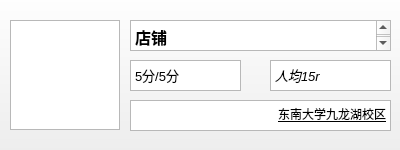
<?xml version="1.0" encoding="UTF-8"?>
<ui version="4.0">
 <class>store</class>
 <widget class="QWidget" name="store">
  <property name="enabled">
   <bool>true</bool>
  </property>
  <property name="geometry">
   <rect>
    <x>0</x>
    <y>0</y>
    <width>400</width>
    <height>150</height>
   </rect>
  </property>
  <property name="minimumSize">
   <size>
    <width>400</width>
    <height>150</height>
   </size>
  </property>
  <property name="maximumSize">
   <size>
    <width>400</width>
    <height>150</height>
   </size>
  </property>
  <property name="windowTitle">
   <string>Form</string>
  </property>
  <widget class="QGraphicsView" name="store_photo">
   <property name="geometry">
    <rect>
     <x>10</x>
     <y>20</y>
     <width>110</width>
     <height>110</height>
    </rect>
   </property>
   <property name="minimumSize">
    <size>
     <width>110</width>
     <height>110</height>
    </size>
   </property>
   <property name="maximumSize">
    <size>
     <width>110</width>
     <height>110</height>
    </size>
   </property>
  </widget>
  <widget class="QTextBrowser" name="name">
   <property name="geometry">
    <rect>
     <x>130</x>
     <y>20</y>
     <width>261</width>
     <height>31</height>
    </rect>
   </property>
   <property name="font">
    <font>
     <pointsize>12</pointsize>
     <bold>true</bold>
    </font>
   </property>
   <property name="html">
    <string>&lt;!DOCTYPE HTML PUBLIC &quot;-//W3C//DTD HTML 4.0//EN&quot; &quot;http://www.w3.org/TR/REC-html40/strict.dtd&quot;&gt;
&lt;html&gt;&lt;head&gt;&lt;meta name=&quot;qrichtext&quot; content=&quot;1&quot; /&gt;&lt;meta charset=&quot;utf-8&quot; /&gt;&lt;style type=&quot;text/css&quot;&gt;
p, li { white-space: pre-wrap; }
hr { height: 1px; border-width: 0; }
li.unchecked::marker { content: &quot;\2610&quot;; }
li.checked::marker { content: &quot;\2612&quot;; }
&lt;/style&gt;&lt;/head&gt;&lt;body style=&quot; font-family:'Microsoft YaHei UI'; font-size:12pt; font-weight:700; font-style:normal;&quot;&gt;
&lt;p style=&quot; margin-top:0px; margin-bottom:0px; margin-left:0px; margin-right:0px; -qt-block-indent:0; text-indent:0px;&quot;&gt;店铺&lt;/p&gt;&lt;/body&gt;&lt;/html&gt;</string>
   </property>
  </widget>
  <widget class="QTextBrowser" name="score">
   <property name="geometry">
    <rect>
     <x>130</x>
     <y>60</y>
     <width>111</width>
     <height>31</height>
    </rect>
   </property>
   <property name="font">
    <font>
     <pointsize>10</pointsize>
    </font>
   </property>
   <property name="html">
    <string>&lt;!DOCTYPE HTML PUBLIC &quot;-//W3C//DTD HTML 4.0//EN&quot; &quot;http://www.w3.org/TR/REC-html40/strict.dtd&quot;&gt;
&lt;html&gt;&lt;head&gt;&lt;meta name=&quot;qrichtext&quot; content=&quot;1&quot; /&gt;&lt;meta charset=&quot;utf-8&quot; /&gt;&lt;style type=&quot;text/css&quot;&gt;
p, li { white-space: pre-wrap; }
hr { height: 1px; border-width: 0; }
li.unchecked::marker { content: &quot;\2610&quot;; }
li.checked::marker { content: &quot;\2612&quot;; }
&lt;/style&gt;&lt;/head&gt;&lt;body style=&quot; font-family:'Microsoft YaHei UI'; font-size:10pt; font-weight:400; font-style:normal;&quot;&gt;
&lt;p style=&quot; margin-top:0px; margin-bottom:0px; margin-left:0px; margin-right:0px; -qt-block-indent:0; text-indent:0px;&quot;&gt;5分/5分&lt;/p&gt;&lt;/body&gt;&lt;/html&gt;</string>
   </property>
  </widget>
  <widget class="QTextBrowser" name="price">
   <property name="geometry">
    <rect>
     <x>270</x>
     <y>60</y>
     <width>121</width>
     <height>31</height>
    </rect>
   </property>
   <property name="font">
    <font>
     <pointsize>10</pointsize>
     <italic>true</italic>
    </font>
   </property>
   <property name="html">
    <string>&lt;!DOCTYPE HTML PUBLIC &quot;-//W3C//DTD HTML 4.0//EN&quot; &quot;http://www.w3.org/TR/REC-html40/strict.dtd&quot;&gt;
&lt;html&gt;&lt;head&gt;&lt;meta name=&quot;qrichtext&quot; content=&quot;1&quot; /&gt;&lt;meta charset=&quot;utf-8&quot; /&gt;&lt;style type=&quot;text/css&quot;&gt;
p, li { white-space: pre-wrap; }
hr { height: 1px; border-width: 0; }
li.unchecked::marker { content: &quot;\2610&quot;; }
li.checked::marker { content: &quot;\2612&quot;; }
&lt;/style&gt;&lt;/head&gt;&lt;body style=&quot; font-family:'Microsoft YaHei UI'; font-size:10pt; font-weight:400; font-style:italic;&quot;&gt;
&lt;p style=&quot; margin-top:0px; margin-bottom:0px; margin-left:0px; margin-right:0px; -qt-block-indent:0; text-indent:0px;&quot;&gt;人均15r&lt;/p&gt;&lt;/body&gt;&lt;/html&gt;</string>
   </property>
  </widget>
  <widget class="QTextBrowser" name="address">
   <property name="geometry">
    <rect>
     <x>130</x>
     <y>100</y>
     <width>261</width>
     <height>31</height>
    </rect>
   </property>
   <property name="font">
    <font>
     <pointsize>10</pointsize>
     <underline>true</underline>
    </font>
   </property>
   <property name="html">
    <string>&lt;!DOCTYPE HTML PUBLIC &quot;-//W3C//DTD HTML 4.0//EN&quot; &quot;http://www.w3.org/TR/REC-html40/strict.dtd&quot;&gt;
&lt;html&gt;&lt;head&gt;&lt;meta name=&quot;qrichtext&quot; content=&quot;1&quot; /&gt;&lt;meta charset=&quot;utf-8&quot; /&gt;&lt;style type=&quot;text/css&quot;&gt;
p, li { white-space: pre-wrap; }
hr { height: 1px; border-width: 0; }
li.unchecked::marker { content: &quot;\2610&quot;; }
li.checked::marker { content: &quot;\2612&quot;; }
&lt;/style&gt;&lt;/head&gt;&lt;body style=&quot; font-family:'Microsoft YaHei UI'; font-size:10pt; font-weight:400; font-style:normal; text-decoration: underline;&quot;&gt;
&lt;p align=&quot;right&quot; style=&quot; margin-top:0px; margin-bottom:0px; margin-left:0px; margin-right:0px; -qt-block-indent:0; text-indent:0px;&quot;&gt;&lt;span style=&quot; font-size:9pt;&quot;&gt;东南大学九龙湖校区&lt;/span&gt;&lt;/p&gt;&lt;/body&gt;&lt;/html&gt;</string>
   </property>
   <property name="openExternalLinks">
    <bool>false</bool>
   </property>
  </widget>
  <widget class="QPushButton" name="select">
   <property name="geometry">
    <rect>
     <x>-10</x>
     <y>-11</y>
     <width>421</width>
     <height>171</height>
    </rect>
   </property>
   <property name="text">
    <string/>
   </property>
  </widget>
  <zorder>select</zorder>
  <zorder>store_photo</zorder>
  <zorder>name</zorder>
  <zorder>score</zorder>
  <zorder>price</zorder>
  <zorder>address</zorder>
 </widget>
 <resources/>
 <connections/>
</ui>
